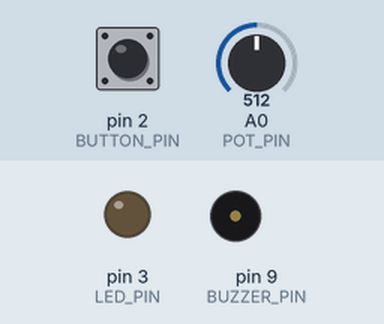
Recording of a sketch running on a simulated Arduino Uno, built with avr-gcc and run on an emulated ATmega328P. Shown: output pins drawn as LEDs (lit = HIGH), buzzer (waves = sounding). The inputs (shaded band) are chosen by the test bench; at power-on: pin 2 (BUTTON_PIN) HIGH, A0 (POT_PIN) = 512.

Above: at 1.2 s.
1.3 s: pin 2 (BUTTON_PIN) pulled LOW for 0.15 s
At 2.3 s:
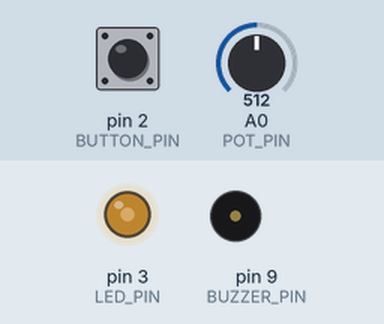
2.9 s: A0 (POT_PIN) set to 716
At 3.4 s:
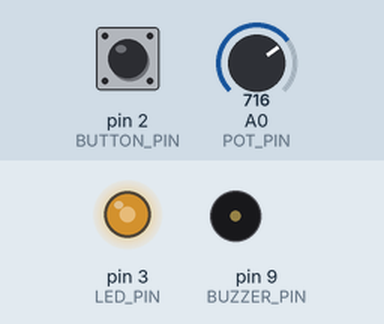
4.4 s: A0 (POT_PIN) set to 900
At 5.6 s:
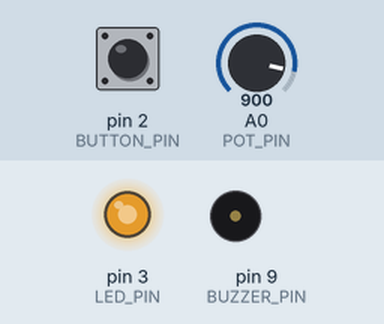
5.9 s: pin 2 (BUTTON_PIN) pulled LOW for 1 s
At 7.0 s:
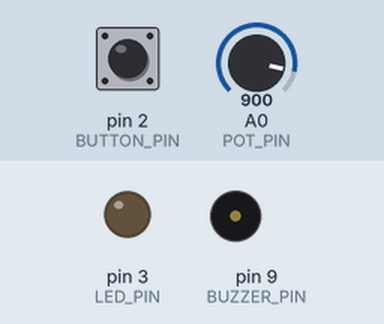
8.4 s: pin 2 (BUTTON_PIN) pulled LOW for 0.15 s
At 8.9 s:
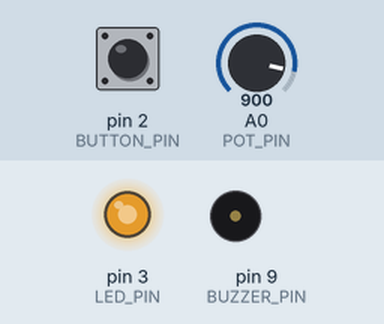
10.0 s: A0 (POT_PIN) set to 122
At 11.2 s:
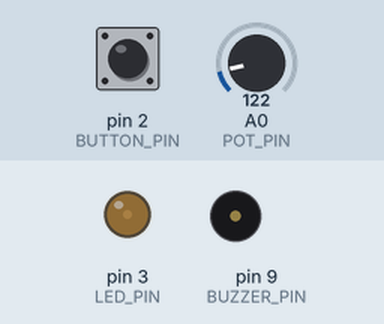
Timing chart, 0 to 12.5 s (numbered marks = the images above; inputs shaded):
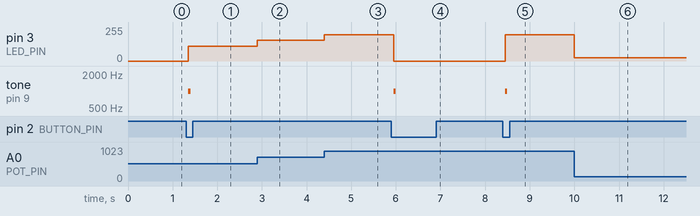

The sketch:

sketch.ino
```cpp
const int LED_PIN = 3;
const int BUTTON_PIN = 2;
const int POT_PIN = A0;
const int BUZZER_PIN = 9;

bool ledOn = false;
int lastButtonReading = HIGH;
unsigned long lastDebounceTime = 0;
const unsigned long debounceDelay = 50;

void setup() {
  pinMode(LED_PIN, OUTPUT);
  pinMode(BUZZER_PIN, OUTPUT);
  pinMode(BUTTON_PIN, INPUT_PULLUP);
}

void loop() {

int reading = digitalRead(BUTTON_PIN);
if (reading != lastButtonReading) {
  lastDebounceTime = millis();
}

if ((millis() - lastDebounceTime) > debounceDelay) {
  static int buttonState = HIGH;
  if (reading != buttonState) {
    buttonState = reading;
    if (buttonState == LOW) {
      ledOn = !ledOn;

      tone(BUZZER_PIN, 1000, 50);
    }
  }
}
lastButtonReading = reading;

if (ledOn) {
  int potValue = analogRead(POT_PIN);
  int brightness = map(potValue, 0, 1023, 0, 225);
  analogWrite(LED_PIN, brightness);
} else {
  analogWrite(LED_PIN, 0);
}
}
```

Measured:
- after the input at 1.3 s, pin 3 (LED_PIN): 0/255 → 112/255 after 0.05 s; tone on pin 9 (BUZZER_PIN): silent → 1000 Hz after 0.05 s, → silent 0.05 s later
- after the input at 2.9 s, pin 3 (LED_PIN): 112/255 → 157/255 at once
- after the input at 4.4 s, pin 3 (LED_PIN): 157/255 → 197/255 at once
- after the input at 5.9 s, pin 3 (LED_PIN): 197/255 → 0/255 after 0.05 s; tone on pin 9 (BUZZER_PIN): silent → 1000 Hz after 0.05 s, → silent 0.05 s later
- after the input at 8.4 s, pin 3 (LED_PIN): 0/255 → 197/255 after 0.05 s; tone on pin 9 (BUZZER_PIN): silent → 1000 Hz after 0.05 s, → silent 0.05 s later
- after the input at 10.0 s, pin 3 (LED_PIN): 197/255 → 26/255 at once
